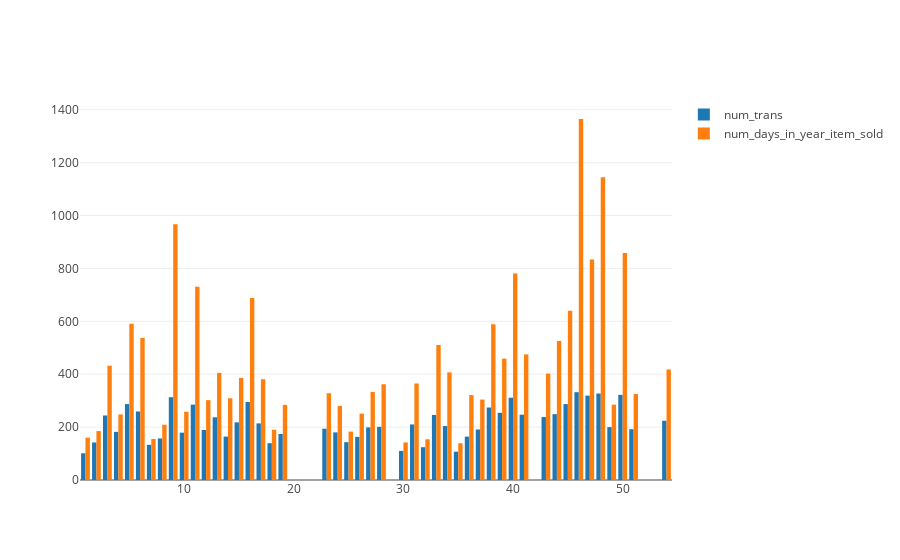

Source (notebook cell):
### Code cell
data = train_data_2013.loc[train_data_2013['item_nbr'] == rand_items[1],:]
grpd_data = data.groupby('store_nbr')
iplot([go.Bar(x = [val for val,_ in grpd_data], y = grpd_data.count()['id'], name = 'num_trans'),
      go.Bar(x = [val for val,_ in grpd_data], y = grpd_data.sum()['unit_sales'], name = 'num_days_in_year_item_sold')])

### Figure 1 — Plotly figure (JSON) as saved in the notebook; plotly's stock layout.template omitted (floating-point values rounded to 4 significant figures)
{"data": [{"name": "num_trans", "type": "bar", "x": [1, 2, 3, 4, 5, 6, 7, 8, 9, 10, 11, 12, 13, 14, 15, 16, 17, 18, 19, 23, 24, 25, 26, 27, 28, 30, 31, 32, 33, 34, 35, 36, 37, 38, 39, 40, 41, 43, 44, 45, 46, 47, 48, 49, 50, 51, 54], "y": [101, 142, 244, 182, 287, 259, 133, 157, 313, 179, 285, 189, 237, 164, 218, 295, 214, 139, 174, 194, 180, 143, 163, 199, 201, 110, 210, 124, 246, 204, 107, 164, 191, 274, 254, 311, 247, 238, 249, 287, 332, 319, 327, 200, 322, 192, 224]}, {"name": "num_days_in_year_item_sold", "type": "bar", "x": [1, 2, 3, 4, 5, 6, 7, 8, 9, 10, 11, 12, 13, 14, 15, 16, 17, 18, 19, 23, 24, 25, 26, 27, 28, 30, 31, 32, 33, 34, 35, 36, 37, 38, 39, 40, 41, 43, 44, 45, 46, 47, 48, 49, 50, 51, 54], "y": [160, 185, 432, 248, 591, 537, 155, 209, 967, 258, 731, 302, 405, 309, 386, 688, 381, 190, 284, 328, 280, 183, 251, 333, 362, 142, 365, 154, 510, 407, 139, 321, 304, 589, 459, 781, 475, 402, 526, 640, 1365, 834, 1145, 285, 858, 325, 418]}], "layout": {}}
